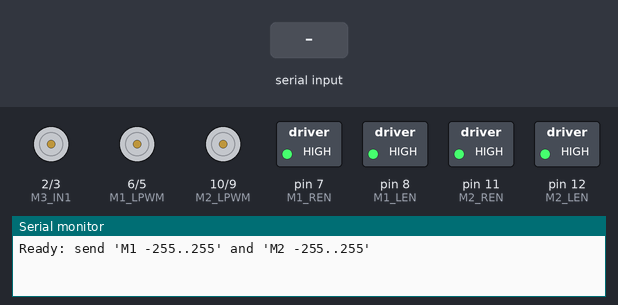
Recording of a sketch running on a simulated Arduino Uno, built with avr-gcc and run on an emulated ATmega328P. Shown: motor-driver pin pairs drawn as motors (green arrow = first pin HIGH = forward, orange = second pin HIGH = backward, longer = more drive), switched loads named in the sketch (green lamp = pin HIGH), the last lines printed to the serial monitor. Inputs (shaded band) come from the test bench.

Above: at 1.2 s.
1.3 s: "M1 -120\n" received over Serial
At 2.5 s:
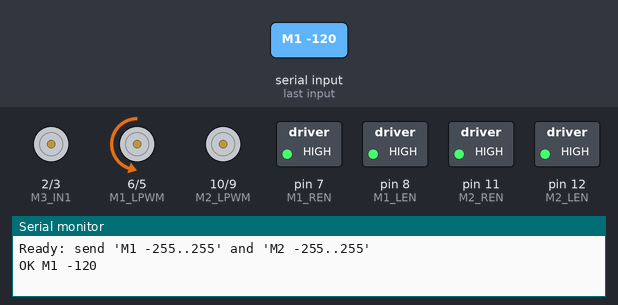
2.8 s: "M3 1\n" received over Serial
At 3.7 s:
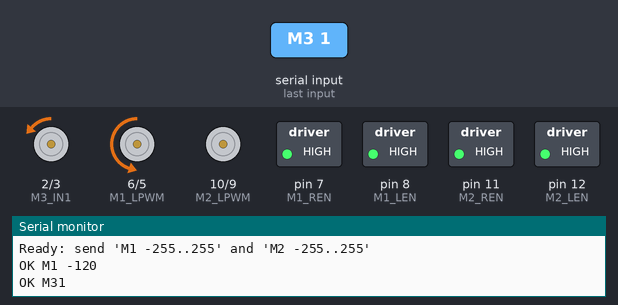
4.3 s: "M2 200\n" received over Serial
At 4.9 s:
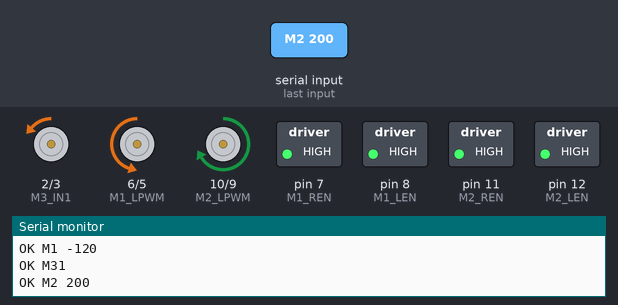
5.8 s: "M1 0\n" received over Serial
At 7.0 s:
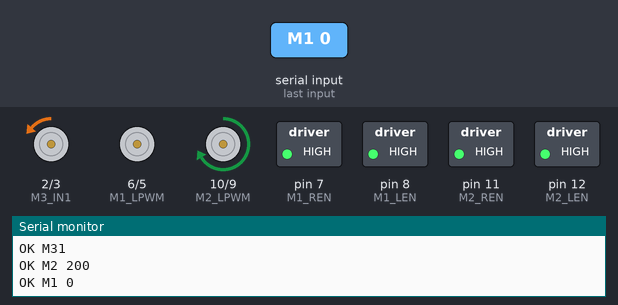
7.3 s: "M2 0\n" received over Serial
At 8.3 s:
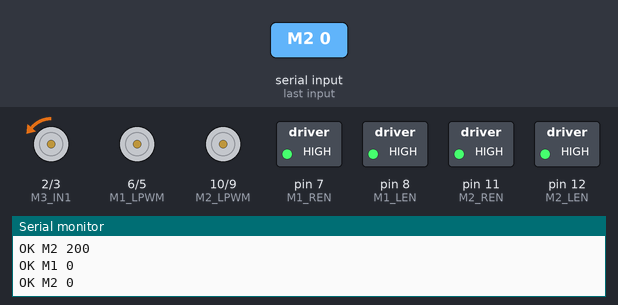
8.8 s: "M1 1\n" received over Serial
At 9.5 s:
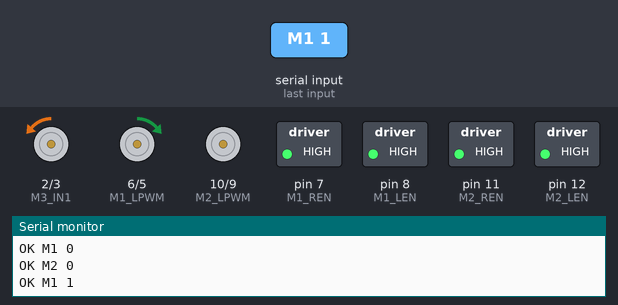
Timing chart, 0 to 11.3 s (numbered marks = the images above; inputs shaded):
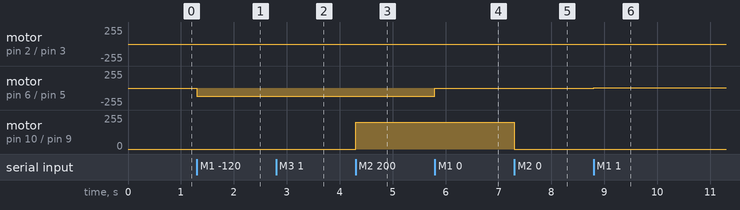

Measured:
- after the input at 1.3 s, motor on pin 6 (M1_LPWM) / pin 5 (M1_RPWM): stopped → backward 120/255 at once
- after the input at 2.8 s, motor on pin 2 (M3_IN1) / pin 3 (M3_IN2): stopped → backward 1/255 at once
- after the input at 4.3 s, motor on pin 10 (M2_LPWM) / pin 9 (M2_RPWM): stopped → forward 200/255 at once
- after the input at 5.8 s, motor on pin 6 (M1_LPWM) / pin 5 (M1_RPWM): backward 120/255 → stopped at once
- after the input at 7.3 s, motor on pin 10 (M2_LPWM) / pin 9 (M2_RPWM): forward 200/255 → stopped at once
- after the input at 8.8 s, motor on pin 6 (M1_LPWM) / pin 5 (M1_RPWM): stopped → forward 1/255 at once

The sketch:

motor_flash_v2.ino
```cpp
// Arduino: 2x BTS7960 serial motor control
// Commands over Serial:
//   M1 <value>\n   where value is -255..255
//   M2 <value>\n   where value is -255..255
// Example: "M1 -120" "M2 200" "M1 0" "M2 0"

#define M1_RPWM 5
#define M1_LPWM 6
#define M1_REN  7
#define M1_LEN  8

#define M2_RPWM 9
#define M2_LPWM 10
#define M2_REN  11
#define M2_LEN  12

#define M3_IN1 2
#define M3_IN2 3


void setMotor(int rpwmPin, int lpwmPin, int cmd) {
  cmd = constrain(cmd, -255, 255);

  if (cmd > 0) {
    analogWrite(rpwmPin, 0);
    analogWrite(lpwmPin, cmd);
  } else if (cmd < 0) {
    analogWrite(rpwmPin, -cmd);
    analogWrite(lpwmPin, 0);
  } else {
    analogWrite(rpwmPin, 0);
    analogWrite(lpwmPin, 0);
  }
}

void setConveyorMotor(int in1Pin, int in2Pin, int cmd){
  cmd = constrain(cmd, -255, 255);
  if(cmd > 0){
    analogWrite(in1Pin, cmd); //forward
    analogWrite(in2Pin, 0);
  } else if (cmd < 0) {
    analogWrite(in1Pin, 0);
    analogWrite(in2Pin, -cmd); //Reverse
  } else {
    analogWrite(in1Pin, 0);
    analogWrite(in2Pin, 0);
  }
}

void setup() {

  // Motor 1 Pins
  pinMode(M1_RPWM, OUTPUT); pinMode(M1_LPWM, OUTPUT);
  pinMode(M1_REN, OUTPUT);  pinMode(M1_LEN, OUTPUT);

  // Motor 2 Pins
  pinMode(M2_RPWM, OUTPUT); pinMode(M2_LPWM, OUTPUT);
  pinMode(M2_REN, OUTPUT);  pinMode(M2_LEN, OUTPUT);

  // Motor 3 Pins
  pinMode(M3_IN1, OUTPUT); pinMode(M3_IN2, OUTPUT);

  digitalWrite(M1_REN, HIGH); digitalWrite(M1_LEN, HIGH);
  digitalWrite(M2_REN, HIGH); digitalWrite(M2_LEN, HIGH);

  Serial.begin(115200);
  Serial.setTimeout(10);

  setMotor(M1_RPWM, M1_LPWM, 0);
  setMotor(M2_RPWM, M2_LPWM, 0);
  setMotor(M3_IN1, M3_IN2, 0);

  Serial.println("Ready: send 'M1 -255..255' and 'M2 -255..255'");
}

void loop() {
  if (!Serial.available()) return;

  String line = Serial.readStringUntil('\n');
  line.trim();

  if (line == "STOP"){
    setMotor(M1_RPWM, M1_LPWM, 0);
    setMotor(M2_RPWM, M2_LPWM, 0);
    setMotor(M3_IN1, M3_IN2, 0);
    Serial.println("OK ALL STOP");
    return;
  }

  if (line.length() < 3) return;

  int spaceIdx = line.indexOf(' ');
  if (spaceIdx < 0) return;

  String motor = line.substring(0, spaceIdx);
  int cmd = line.substring(spaceIdx + 1).toInt();
  cmd = constrain(cmd, -255, 255);

  if (motor == "M1") {
    setMotor(M1_RPWM, M1_LPWM, cmd);
    Serial.print("OK M1 "); Serial.println(cmd);
  } else if (motor == "M2") {
    setMotor(M2_RPWM, M2_LPWM, cmd);
    Serial.print("OK M2 "); Serial.println(cmd);
  } else if (motor == "M3") {
    setMotor(M3_IN1, M3_IN2, cmd);
    Serial.print("OK M3"); Serial.println(cmd);
  } else {
    Serial.print("ERR Unknown motor: "); Serial.println(motor);
  }
}
```
